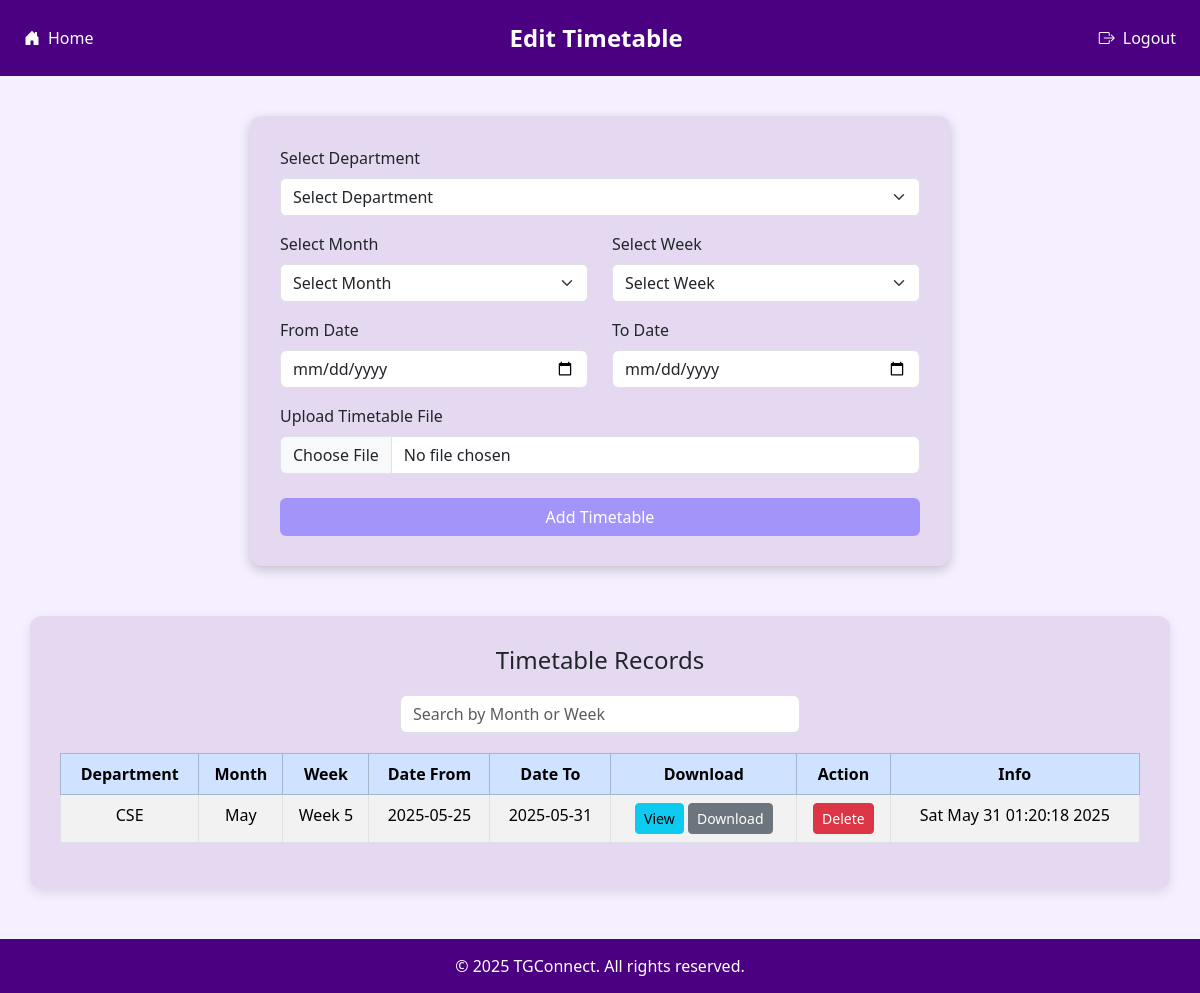
Page /editTT/ (signed in) on the committed database.
### TGConnect/models.py (models this page shows)
class TimeTable(models.Model):
    department = models.CharField(max_length=20)
    month = models.CharField(max_length=10)
    week = models.CharField(max_length=10)
    fromdate = models.CharField(max_length=20)
    todate = models.CharField(max_length=20)
    filename = models.CharField(max_length=20)
    info = models.CharField(max_length=50)

### TGConnect/views.py (the view, shortened to what this page needs)
# urls.py: path('editTT/',views.editTT),
def editTT(request):
    months = "January February March April May June July August September October November December".split()
    if request.method == "GET":
        department = request.session["tdepartment"]
        data = models.TimeTable.objects.filter(department=department)
        return render(
            request,
            "editTT.html",
            {
                "tname": request.session["tname"],
                "data": data,
                "months": months,  # <-- add this
            }
        )

### TGConnect/templates/editTT.html (shortened to what this page needs)
{% load static %}
<!DOCTYPE html>
<html lang="en">
  <head>
    <link
      href="https://cdn.jsdelivr.net/npm/bootstrap@5.3.2/dist/css/bootstrap.min.css"
      rel="stylesheet"
    />
    <link
      href="https://cdn.jsdelivr.net/npm/bootstrap-icons@1.10.5/font/bootstrap-icons.css"
      rel="stylesheet"
    />
  </head>
  <body>
    <div class="header px-4">
      <a href="/tghome/"><i class="bi bi-house-door-fill"></i> Home</a>
      <div class="title">Edit Timetable</div>
      <a href="/"><i class="bi bi-box-arrow-right"></i> Logout</a>
    </div>
    <div class="form-container">
      <form method="post" action="/editTT/" enctype="multipart/form-data">
        <div class="mb-3">
          <label class="form-label">Select Department</label>
          <select class="form-select" name="department" required>
            <option disabled selected>Select Department</option>
          </select>
        </div>
        <div class="row mb-3">
          <div class="col-md-6">
            <label class="form-label">Select Month</label>
            <select class="form-select" name="month" required>
              <option disabled selected>Select Month</option>
            </select>
          </div>
          <div class="col-md-6">
            <label class="form-label">Select Week</label>
            <select class="form-select" name="week" required>
              <option disabled selected>Select Week</option>
            </select>
          </div>
        </div>
        <div class="row mb-3">
          <div class="col-md-6">
            <label class="form-label">From Date</label>
            <input type="date" name="fromdate" class="form-control" required />
          </div>
          <div class="col-md-6">
            <label class="form-label">To Date</label>
            <input type="date" name="todate" class="form-control" required />
          </div>
        </div>
        <div class="mb-4">
          <label class="form-label">Upload Timetable File</label>
          <input class="form-control" type="file" name="file" required />
        </div>
        <button type="submit" class="btn btn-submit w-100">
          Add Timetable
        </button>
      </form>
    </div>
    <div class="table-container">
      <h4 class="text-center mb-3">Timetable Records</h4>
      <div class="search-bar">
        <input
          type="text"
          id="searchInput"
          onkeyup="filterTable()"
          placeholder="Search by Month or Week"
          class="form-control"
        />
      </div>
      <div class="table-responsive">
        <table
          class="table table-bordered table-striped text-center"
          id="ttTable"
        >
          <thead class="table-primary">
            <tr>
              <th>Department</th>
              <th>Month</th>
              <th>Week</th>
              <th>Date From</th>
              <th>Date To</th>
              <th>Download</th>
              <th>Action</th>
              <th>Info</th>
            </tr>
          </thead>
          <tbody>
            {% for row in data %}
            <tr>
              <td>{{ row.department }}</td>
              <td>{{ row.month }}</td>
              <td>{{ row.week }}</td>
              <td>{{ row.fromdate }}</td>
              <td>{{ row.todate }}</td>
              <td>
                <a
                  href="/media/{{ row.filename }}"
                  target="_blank"
                  class="btn btn-sm btn-info"
                  >View</a
                >
                <a
                  href="/media/{{ row.filename }}"
                  download
                  class="btn btn-sm btn-secondary"
                  >Download</a
                >
              </td>
              <td>
                <a
                  href="/manageTT/?s=delete&week={{ row.week }}&month={{ row.month }}&department={{ row.department }}"
                  class="btn btn-sm btn-danger"
                  >Delete</a
                >
              </td>
              <td>{{ row.info }}</td>
            </tr>
            {% empty %}
            <tr>
              <td colspan="8">No timetable entries found.</td>
            </tr>
            {% endfor %}
          </tbody>
        </table>
      </div>
    </div>
    <footer>&copy; 2025 TGConnect. All rights reserved.</footer>
  </body>
</html>

### TGConnect/templates/editTT.html (style rules this page uses)
body { background-color: #f5efff; animation: fadeIn 0.8s ease-in-out; font-family: "Segoe UI", sans-serif; }
.header { background-color: #4b0082; padding: 20px; color: white; display: flex; justify-content: space-between; align-items: center; font-size: 1rem; }
.header .title { font-size: 1.5rem; font-weight: bold; flex-grow: 1; text-align: center; }
.header a { color: white; text-decoration: none; display: flex; align-items: center; }
.header a i { margin-right: 8px; }
.form-container { background-color: #e5d9f2; border-radius: 12px; max-width: 700px; margin: 40px auto; padding: 30px; box-shadow: 0 4px 12px rgba(0, 0, 0, 0.2); animation: slideInUp 0.9s ease-out; }
.btn-submit { background-color: #a294f9; color: white; }
.table-container { background-color: #e5d9f2; border-radius: 12px; max-width: 95%; margin: 50px auto; padding: 30px; box-shadow: 0 4px 12px rgba(0, 0, 0, 0.1); animation: slideInUp 1s ease-out; }
.search-bar { max-width: 400px; margin: 20px auto; width: 100%; }
footer { text-align: center; font-size: 1rem; padding: 15px; color: white; background-color: #4b0082; margin-top: 50px; }

### rows in the picture
TimeTable: department "CSE", month "May", week "Week 5", fromdate "2025-05-25", todate "2025-05-31", info "Sat May 31 01:20:18 2025"
